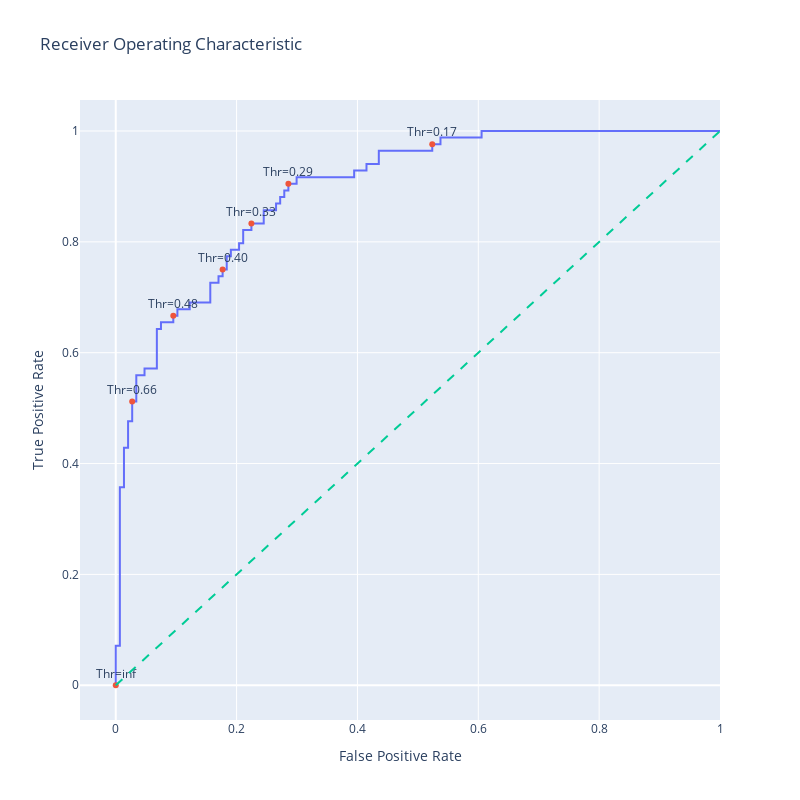

Notebook code for this chart:
### Code cell
# Generate a trace for ROC curve
trace0 = go.Scatter(
    x=fpr,
    y=tpr,
    mode='lines',
    name='ROC curve'
)

# Only label every nth point to avoid cluttering
n = 10  
indices = np.arange(len(thresh)) % n == 0  # Choose indices where index mod n is 0

trace1 = go.Scatter(
    x=fpr[indices], 
    y=tpr[indices], 
    mode='markers+text', 
    name='Threshold points', 
    text=[f"Thr={thr:.2f}" for thr in thresh[indices]], 
    textposition='top center'
)


# Diagonal line
trace2 = go.Scatter(
    x=[0, 1], 
    y=[0, 1], 
    mode='lines', 
    name='Random (Area = 0.5)', 
    line=dict(dash='dash')
)

data = [trace0, trace1, trace2]

# Define layout with square aspect ratio
layout = go.Layout(
    title='Receiver Operating Characteristic',
    xaxis=dict(title='False Positive Rate'),
    yaxis=dict(title='True Positive Rate'),
    autosize=False,
    width=800,
    height=800,
    showlegend=False
)

# Define figure and add data
fig = go.Figure(data=data, layout=layout)

# Show figure
fig.show()

### Figure 1 — Plotly figure (JSON) as saved in the notebook; plotly's stock layout.template omitted (floating-point values rounded to 4 significant figures)
{"data": [{"mode": "lines", "name": "ROC curve", "type": "scatter", "x": [0, 0, 0, 0.006803, 0.006803, 0.01361, 0.01361, 0.02041, 0.02041, 0.02721, 0.02721, 0.03401, 0.03401, 0.04762, 0.04762, 0.06803, 0.06803, 0.07483, 0.07483, 0.09524, 0.09524, 0.102, 0.102, 0.1224, 0.1224, 0.1565, 0.1565, 0.1701, 0.1701, 0.1769, 0.1769, 0.1837, 0.1837, 0.1905, 0.1905, 0.2041, 0.2041, 0.2109, 0.2109, 0.2245, 0.2245, 0.2449, 0.2449, 0.2653, 0.2653, 0.2721, 0.2721, 0.2789, 0.2789, 0.2857, 0.2857, 0.2993, 0.2993, 0.3946, 0.3946, 0.415, 0.415, 0.4354, 0.4354, 0.5238, 0.5238, 0.5374, 0.5374, 0.6054, 0.6054, 1], "y": [0, 0.0119, 0.07143, 0.07143, 0.3571, 0.3571, 0.4286, 0.4286, 0.4762, 0.4762, 0.5119, 0.5119, 0.5595, 0.5595, 0.5714, 0.5714, 0.6429, 0.6429, 0.6548, 0.6548, 0.6667, 0.6667, 0.6786, 0.6786, 0.6905, 0.6905, 0.7262, 0.7262, 0.7381, 0.7381, 0.75, 0.75, 0.7738, 0.7738, 0.7857, 0.7857, 0.7976, 0.7976, 0.8214, 0.8214, 0.8333, 0.8333, 0.8571, 0.8571, 0.869, 0.869, 0.881, 0.881, 0.8929, 0.8929, 0.9048, 0.9048, 0.9167, 0.9167, 0.9286, 0.9286, 0.9405, 0.9405, 0.9643, 0.9643, 0.9762, 0.9762, 0.9881, 0.9881, 1, 1]}, {"mode": "markers+text", "name": "Threshold points", "text": ["Thr=inf", "Thr=0.66", "Thr=0.48", "Thr=0.40", "Thr=0.33", "Thr=0.29", "Thr=0.17"], "textposition": "top center", "type": "scatter", "x": [0, 0.02721, 0.09524, 0.1769, 0.2245, 0.2857, 0.5238], "y": [0, 0.5119, 0.6667, 0.75, 0.8333, 0.9048, 0.9762]}, {"line": {"dash": "dash"}, "mode": "lines", "name": "Random (Area = 0.5)", "type": "scatter", "x": [0, 1], "y": [0, 1]}], "layout": {"autosize": false, "height": 800, "showlegend": false, "title": {"text": "Receiver Operating Characteristic"}, "width": 800, "xaxis": {"autorange": true, "range": [-0.05916, 1], "title": {"text": "False Positive Rate"}, "type": "linear"}, "yaxis": {"autorange": true, "range": [-0.0627, 1.056], "title": {"text": "True Positive Rate"}, "type": "linear"}}}
